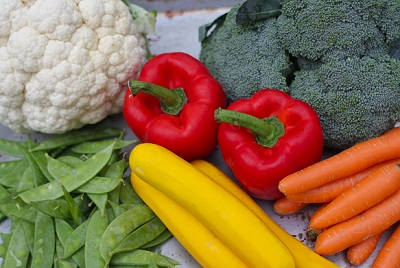
#> input picture MixedVegetables.jpg, 400 x 268 px
$ python region_merge.py   (older library calls are emulated)
#> lines starting #> are read from the running program, lines starting #| are printed output that depends on the picture
import cv2
import numpy as np
from scipy import signal
import PIL
from PIL import Image
np.seterr(over='ignore')

image = cv2.imread('MixedVegetables.jpg',0)
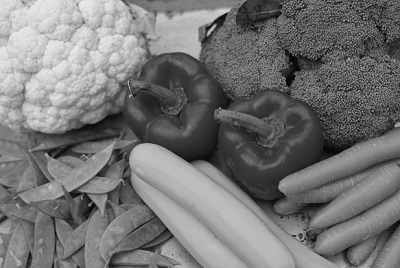
#> image: shape (268, 400); min 0, max 237, mean 117.2

img2_row = len(image)
#> img2_row = 268
img2_col =  len(image[0])
#> img2_col = 400

cv2.imshow('Original Image',image)
cv2.waitKey(0)
Image.fromarray(image).save("Original Image.jpg")

def crack_edge(img):
	row = len(img)
#> row = 268
	col = len(img[0])
#> col = 400

	result = np.zeros(shape = (row*2,col*2),dtype=np.float)

	row_r = len(result)
#> row_r = 536
	col_r = len(result[0])
#> col_r = 800

	img_x = 0

	for i in range(row_r):
		img_y = 0
		diff=0
		for j in range(col_r):
			if(img_x==0):
				if(img_y ==0):
					diff= img[img_x+1][img_y]-img[img_x][img_y+1]
				elif(img_y ==col-1):
					diff = img[img_x][img_y-1]-img[img_x+1][img_y]
				else:
					diff= float(img[img_x][img_y-1]-img[img_x+1][img_y]-img[img_x][img_y+1])
			elif(img_x==row-1):
				if(img_y==0):
					diff= img[img_x-1][img_y]-img[img_x][img_y+1]
				elif(img_y ==col-1):
					diff= img[img_x-1][img_y]-img[img_x][img_y-1]
				else:
					diff= float(img[img_x-1][img_y]-img[img_x][img_y-1]-img[img_x][img_y+1])
			elif((img_y==0 and img_x!=0) or (img_y==0 and img_x!=row-1)):
				if(img_y==0):
					diff= img[img_x-1][img_y]-img[img_x][img_y+1]-img[img_x+1][img_y]
				elif(img_y==col-1):
					diff= img[img_x-1][img_y]-img[img_x][img_y-1]-img[img_x+1][img_y]
			else:
				diff = img[img_x][img_y-1]-img[img_x][img_y+1]-img[img_x-1][img_y]-img[img_x+1][img_y]


			if(i%2==0 and j%2==0):
				result[i][j] = img[img_x][img_y]
			elif(i%2==0 and j%2==1 and img_y < col-2):
				result[i][j] = diff
				result[i-1][j] = diff
				img_y +=1
			elif(i%2==1 and j%2==0):
				result[i][j] = result[i-1][j+1]
			elif(i%2==1 and j == col_r-1 and img_x < row-1):
				img_x +=1
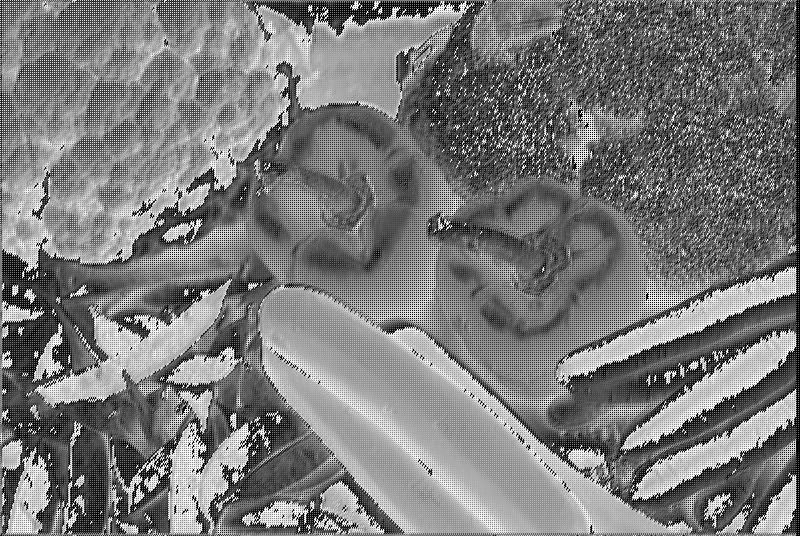
#> result: shape (536, 800) float64; min 0, max 255, mean 122.3
#> after the loop, img_x = 267
	res = np.uint8(result)
	cv2.imshow('Crack Edge Image',res)
	cv2.waitKey()
	Image.fromarray(res).save("Crack Edge Image.jpg")
	return np.uint8(result)

def threshold(img):
	thres = 165
	row = len(img)
#> row = 536
	col = len(img[0])
#> col = 800
	result = np.zeros(shape = (row,col),dtype=np.float)

	for i in range(row):
		for j in range(col):
			if(img[i][j] < thres):
				result[i][j] = 0
			else:
				result[i][j] = img[i][j]
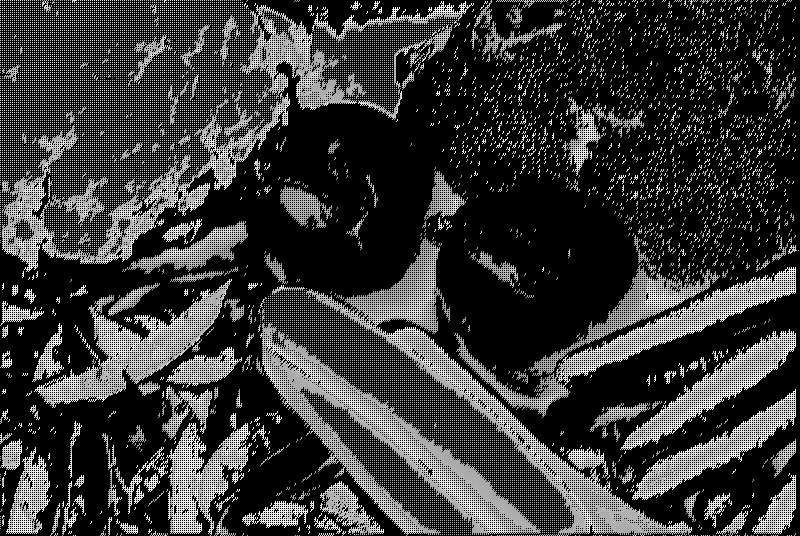
#> result: shape (536, 800) float64; min 0, max 255, mean 55.1
	result = np.uint8(result)
	cv2.imshow('Merged Image',result)
	cv2.waitKey()
	Image.fromarray(result).save("Merged Image.jpg")
	return result

ce = crack_edge(image)
t1 = threshold(ce)

cv2.destroyAllWindows()
